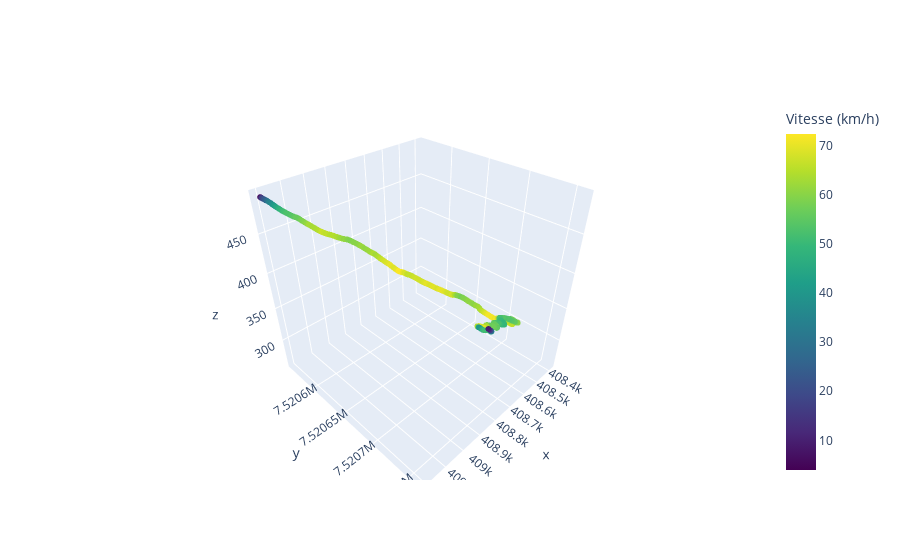
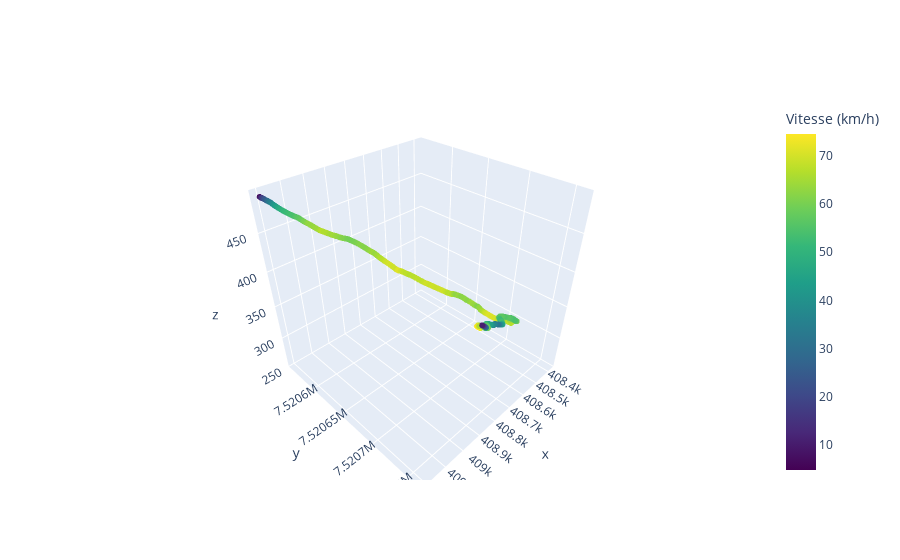
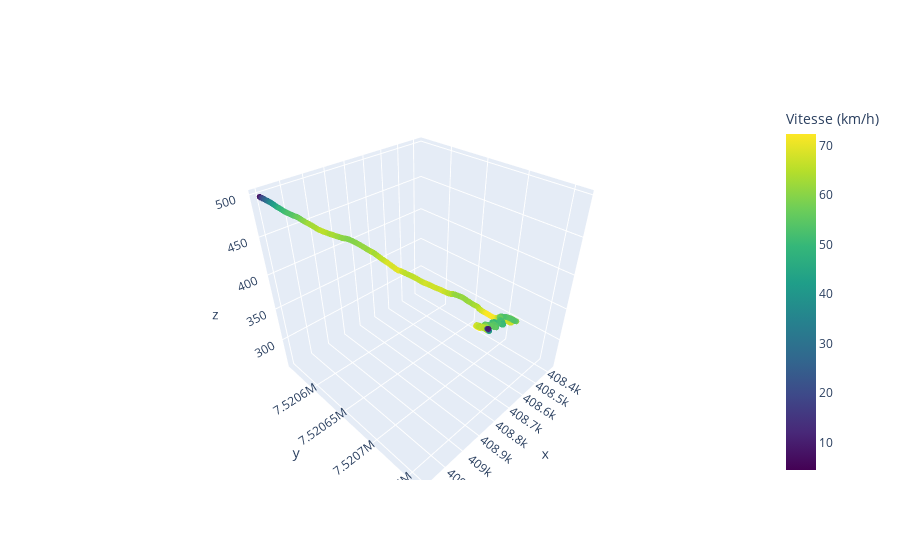
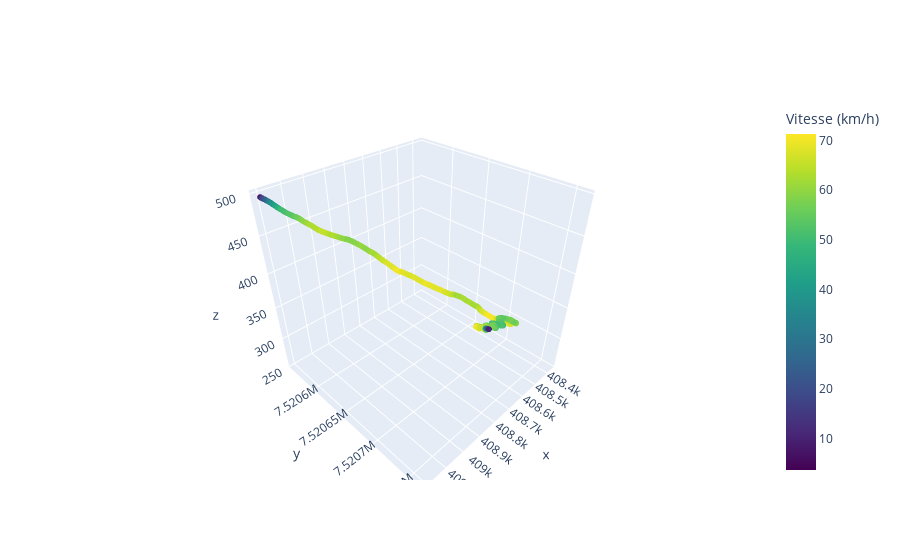

Source (notebook cell) for these figures, in order:
### Markdown cell above
## Visualisation des virages

### Code cell
from mpl_toolkits.mplot3d.art3d import Line3DCollection
from matplotlib import interactive
import plotly.graph_objects as go
from plotly.subplots import make_subplots

projection_mercator=coordonnées_mercator(data['Latitude[deg]'],data['Longitude[deg]'],data['elevation[m]'])


for i in range(len(Liste_départ_arrivé_index)) :
    plt.plot(data['elevation[m]'][Liste_départ_arrivé_index[i][0]:Liste_départ_arrivé_index[i][1]])
    plt.show()
    vitesse=data['speed[km/h]'][Liste_départ_arrivé_index[i][0]:Liste_départ_arrivé_index[i][1]]
    fig = make_subplots(
    rows=1, cols=1,specs=[[{'type': 'scene'}]])
    #Afficher la color bar pour la vitesse
    
    fig.add_trace(go.Scatter3d(x=projection_mercator[0][Liste_départ_arrivé_index[i][0]:Liste_départ_arrivé_index[i][1]], y=projection_mercator[1][Liste_départ_arrivé_index[i][0]:Liste_départ_arrivé_index[i][1]], z=projection_mercator[2][Liste_départ_arrivé_index[i][0]:Liste_départ_arrivé_index[i][1]], mode='markers',marker=dict(size=2,color=vitesse,colorscale='Viridis',opacity=0.8,colorbar=dict(title="Vitesse (km/h)")),name='Vitesse'))
    fig.update_layout(scene=dict(aspectratio=dict(x=1, y=1, z=1),xaxis_title='x',yaxis_title='y',zaxis_title='z'))
    fig.show()

### Figure 1 — Plotly figure (JSON) as saved in the notebook; plotly's stock layout.template omitted (floating-point values rounded to 4 significant figures; data arrays with more than 128 entries replaced by an {"elided": "..."} marker saying what was removed)
{"data": [{"marker": {"color": {"elided": "618 float values"}, "colorbar": {"title": {"text": "Vitesse (km/h)"}}, "colorscale": [[0, "#440154"], [0.1111, "#482878"], [0.2222, "#3e4989"], [0.3333, "#31688e"], [0.4444, "#26828e"], [0.5556, "#1f9e89"], [0.6667, "#35b779"], [0.7778, "#6ece58"], [0.8889, "#b5de2b"], [1, "#fde725"]], "opacity": 0.8, "size": 2}, "mode": "markers", "name": "Vitesse", "type": "scatter3d", "x": {"elided": "618 float values"}, "y": {"elided": "618 float values"}, "z": {"elided": "618 float values"}}], "layout": {"scene": {"aspectratio": {"x": 1, "y": 1, "z": 1}, "domain": {"x": [0, 1], "y": [0, 1]}, "xaxis": {"title": {"text": "x"}}, "yaxis": {"title": {"text": "y"}}, "zaxis": {"title": {"text": "z"}}}}}

### Figure 2 — Plotly figure (JSON) as saved in the notebook; plotly's stock layout.template omitted (floating-point values rounded to 4 significant figures; data arrays with more than 128 entries replaced by an {"elided": "..."} marker saying what was removed)
{"data": [{"marker": {"color": {"elided": "613 float values"}, "colorbar": {"title": {"text": "Vitesse (km/h)"}}, "colorscale": [[0, "#440154"], [0.1111, "#482878"], [0.2222, "#3e4989"], [0.3333, "#31688e"], [0.4444, "#26828e"], [0.5556, "#1f9e89"], [0.6667, "#35b779"], [0.7778, "#6ece58"], [0.8889, "#b5de2b"], [1, "#fde725"]], "opacity": 0.8, "size": 2}, "mode": "markers", "name": "Vitesse", "type": "scatter3d", "x": {"elided": "613 float values"}, "y": {"elided": "613 float values"}, "z": {"elided": "613 float values"}}], "layout": {"scene": {"aspectratio": {"x": 1, "y": 1, "z": 1}, "domain": {"x": [0, 1], "y": [0, 1]}, "xaxis": {"title": {"text": "x"}}, "yaxis": {"title": {"text": "y"}}, "zaxis": {"title": {"text": "z"}}}}}

### Figure 3 — Plotly figure (JSON) as saved in the notebook; plotly's stock layout.template omitted (floating-point values rounded to 4 significant figures; data arrays with more than 128 entries replaced by an {"elided": "..."} marker saying what was removed)
{"data": [{"marker": {"color": {"elided": "607 float values"}, "colorbar": {"title": {"text": "Vitesse (km/h)"}}, "colorscale": [[0, "#440154"], [0.1111, "#482878"], [0.2222, "#3e4989"], [0.3333, "#31688e"], [0.4444, "#26828e"], [0.5556, "#1f9e89"], [0.6667, "#35b779"], [0.7778, "#6ece58"], [0.8889, "#b5de2b"], [1, "#fde725"]], "opacity": 0.8, "size": 2}, "mode": "markers", "name": "Vitesse", "type": "scatter3d", "x": {"elided": "607 float values"}, "y": {"elided": "607 float values"}, "z": {"elided": "607 float values"}}], "layout": {"scene": {"aspectratio": {"x": 1, "y": 1, "z": 1}, "domain": {"x": [0, 1], "y": [0, 1]}, "xaxis": {"title": {"text": "x"}}, "yaxis": {"title": {"text": "y"}}, "zaxis": {"title": {"text": "z"}}}}}

### Figure 4 — Plotly figure (JSON) as saved in the notebook; plotly's stock layout.template omitted (floating-point values rounded to 4 significant figures; data arrays with more than 128 entries replaced by an {"elided": "..."} marker saying what was removed)
{"data": [{"marker": {"color": {"elided": "610 float values"}, "colorbar": {"title": {"text": "Vitesse (km/h)"}}, "colorscale": [[0, "#440154"], [0.1111, "#482878"], [0.2222, "#3e4989"], [0.3333, "#31688e"], [0.4444, "#26828e"], [0.5556, "#1f9e89"], [0.6667, "#35b779"], [0.7778, "#6ece58"], [0.8889, "#b5de2b"], [1, "#fde725"]], "opacity": 0.8, "size": 2}, "mode": "markers", "name": "Vitesse", "type": "scatter3d", "x": {"elided": "610 float values"}, "y": {"elided": "610 float values"}, "z": {"elided": "610 float values"}}], "layout": {"scene": {"aspectratio": {"x": 1, "y": 1, "z": 1}, "domain": {"x": [0, 1], "y": [0, 1]}, "xaxis": {"title": {"text": "x"}}, "yaxis": {"title": {"text": "y"}}, "zaxis": {"title": {"text": "z"}}}}}
